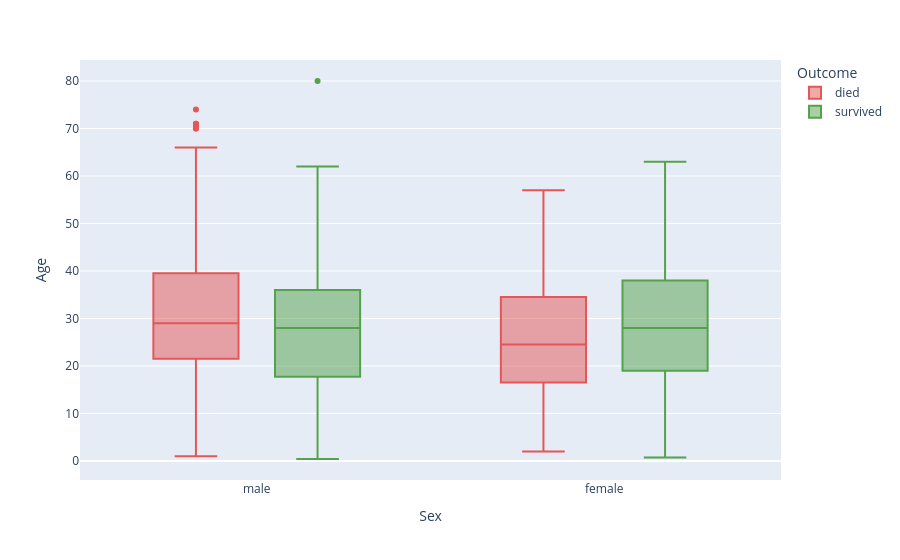

Notebook code for this chart:
### Markdown cell above
## 4. Box plot (numerical + categorical)

### Code cell
# age by sex, one box per outcome (hue = Survived)
titanic["Outcome"] = titanic["Survived"].map({0: "died", 1: "survived"})
px.box(titanic, x="Sex", y="Age", color="Outcome",
       color_discrete_map={"died": RED, "survived": GREEN})

### Figure 1 — Plotly figure (JSON) as saved in the notebook; plotly's stock layout.template omitted (floating-point values rounded to 4 significant figures; data arrays with more than 128 entries replaced by an {"elided": "..."} marker saying what was removed)
{"data": [{"alignmentgroup": "True", "hovertemplate": "Outcome=died<br>Sex=%{x}<br>Age=%{y}<extra></extra>", "legendgroup": "died", "marker": {"color": "#E45756"}, "name": "died", "notched": false, "offsetgroup": "died", "orientation": "v", "showlegend": true, "type": "box", "x": {"elided": "549 str values"}, "x0": " ", "xaxis": "x", "y": {"elided": "549 float values"}, "y0": " ", "yaxis": "y"}, {"alignmentgroup": "True", "hovertemplate": "Outcome=survived<br>Sex=%{x}<br>Age=%{y}<extra></extra>", "legendgroup": "survived", "marker": {"color": "#54A24B"}, "name": "survived", "notched": false, "offsetgroup": "survived", "orientation": "v", "showlegend": true, "type": "box", "x": {"elided": "342 str values"}, "x0": " ", "xaxis": "x", "y": {"elided": "342 float values"}, "y0": " ", "yaxis": "y"}], "layout": {"boxmode": "group", "legend": {"title": {"text": "Outcome"}, "tracegroupgap": 0}, "margin": {"t": 60}, "xaxis": {"anchor": "y", "domain": [0.0, 1.0], "title": {"text": "Sex"}}, "yaxis": {"anchor": "x", "domain": [0.0, 1.0], "title": {"text": "Age"}}}}
